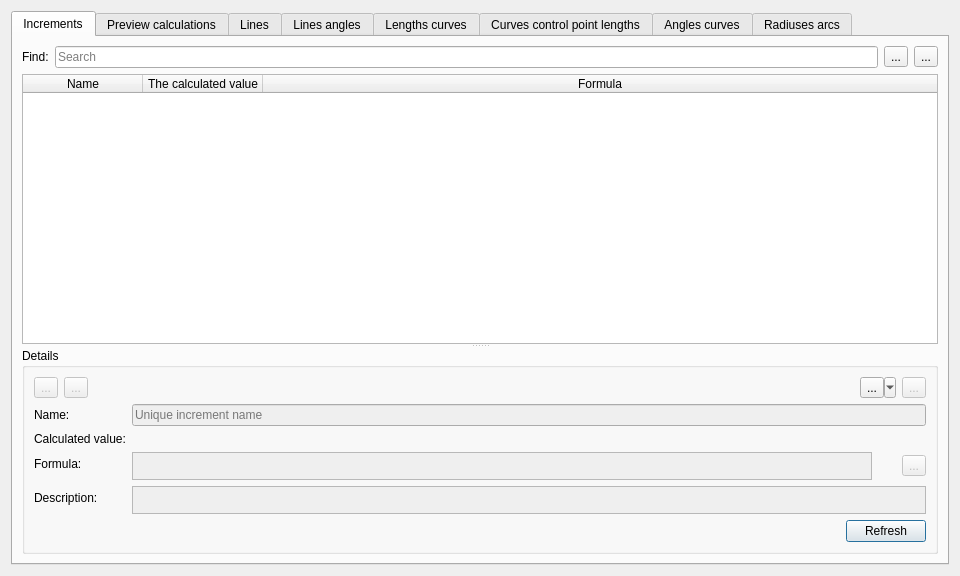
<?xml version="1.0" encoding="UTF-8"?>
<ui version="4.0">
 <class>DialogIncrements</class>
 <widget class="QDialog" name="DialogIncrements">
  <property name="geometry">
   <rect>
    <x>0</x>
    <y>0</y>
    <width>960</width>
    <height>576</height>
   </rect>
  </property>
  <property name="minimumSize">
   <size>
    <width>800</width>
    <height>0</height>
   </size>
  </property>
  <property name="windowTitle">
   <string>Tables of Variables</string>
  </property>
  <property name="windowIcon">
   <iconset resource="../../../libs/vmisc/share/resources/icon.qrc">
    <normaloff>:/icon/64x64/icon64x64.png</normaloff>:/icon/64x64/icon64x64.png</iconset>
  </property>
  <property name="locale">
   <locale language="English" country="UnitedStates"/>
  </property>
  <layout class="QVBoxLayout" name="verticalLayout">
   <item>
    <widget class="QTabWidget" name="tabWidget">
     <property name="sizePolicy">
      <sizepolicy hsizetype="Expanding" vsizetype="Expanding">
       <horstretch>1</horstretch>
       <verstretch>0</verstretch>
      </sizepolicy>
     </property>
     <property name="tabPosition">
      <enum>QTabWidget::North</enum>
     </property>
     <property name="currentIndex">
      <number>0</number>
     </property>
     <widget class="QWidget" name="tabIncrements">
      <attribute name="title">
       <string>Increments</string>
      </attribute>
      <attribute name="toolTip">
       <string>Increments</string>
      </attribute>
      <layout class="QVBoxLayout" name="verticalLayout_4">
       <item>
        <layout class="QHBoxLayout" name="horizontalLayout_4">
         <property name="topMargin">
          <number>0</number>
         </property>
         <item>
          <widget class="QLabel" name="labelFind">
           <property name="text">
            <string>Find:</string>
           </property>
          </widget>
         </item>
         <item>
          <widget class="QLineEdit" name="lineEditFind">
           <property name="toolTip">
            <string>&lt;html&gt;&lt;head/&gt;&lt;body&gt;&lt;p&gt;Search increments by term. &lt;/p&gt;&lt;p&gt;Prepend &amp;quot;/r/&amp;quot; to the front of the search string to search increments by regex.&lt;/p&gt;&lt;/body&gt;&lt;/html&gt;</string>
           </property>
           <property name="placeholderText">
            <string>Search</string>
           </property>
          </widget>
         </item>
         <item>
          <widget class="QToolButton" name="toolButtonFindPrevious">
           <property name="text">
            <string notr="true">...</string>
           </property>
           <property name="icon">
            <iconset theme="go-previous" resource="../../../libs/vmisc/share/resources/theme.qrc">
             <normaloff>:/icons/win.icon.theme/16x16/actions/go-previous.png</normaloff>:/icons/win.icon.theme/16x16/actions/go-previous.png</iconset>
           </property>
          </widget>
         </item>
         <item>
          <widget class="QToolButton" name="toolButtonFindNext">
           <property name="text">
            <string notr="true">...</string>
           </property>
           <property name="icon">
            <iconset theme="go-next" resource="../../../libs/vmisc/share/resources/theme.qrc">
             <normaloff>:/icons/win.icon.theme/16x16/actions/go-next.png</normaloff>:/icons/win.icon.theme/16x16/actions/go-next.png</iconset>
           </property>
          </widget>
         </item>
        </layout>
       </item>
       <item>
        <widget class="QSplitter" name="splitter">
         <property name="orientation">
          <enum>Qt::Vertical</enum>
         </property>
         <widget class="QTableWidget" name="tableWidgetIncrement">
          <property name="sizePolicy">
           <sizepolicy hsizetype="Expanding" vsizetype="Expanding">
            <horstretch>0</horstretch>
            <verstretch>8</verstretch>
           </sizepolicy>
          </property>
          <property name="minimumSize">
           <size>
            <width>0</width>
            <height>150</height>
           </size>
          </property>
          <property name="alternatingRowColors">
           <bool>true</bool>
          </property>
          <property name="selectionMode">
           <enum>QAbstractItemView::SingleSelection</enum>
          </property>
          <property name="selectionBehavior">
           <enum>QAbstractItemView::SelectRows</enum>
          </property>
          <property name="sortingEnabled">
           <bool>false</bool>
          </property>
          <property name="wordWrap">
           <bool>true</bool>
          </property>
          <attribute name="horizontalHeaderCascadingSectionResizes">
           <bool>false</bool>
          </attribute>
          <attribute name="horizontalHeaderDefaultSectionSize">
           <number>120</number>
          </attribute>
          <attribute name="horizontalHeaderMinimumSectionSize">
           <number>70</number>
          </attribute>
          <attribute name="horizontalHeaderShowSortIndicator" stdset="0">
           <bool>false</bool>
          </attribute>
          <attribute name="horizontalHeaderStretchLastSection">
           <bool>true</bool>
          </attribute>
          <attribute name="verticalHeaderVisible">
           <bool>false</bool>
          </attribute>
          <attribute name="verticalHeaderCascadingSectionResizes">
           <bool>false</bool>
          </attribute>
          <attribute name="verticalHeaderDefaultSectionSize">
           <number>25</number>
          </attribute>
          <attribute name="verticalHeaderMinimumSectionSize">
           <number>8</number>
          </attribute>
          <attribute name="verticalHeaderStretchLastSection">
           <bool>false</bool>
          </attribute>
          <column>
           <property name="text">
            <string>Name</string>
           </property>
          </column>
          <column>
           <property name="text">
            <string>The calculated value</string>
           </property>
          </column>
          <column>
           <property name="text">
            <string>Formula</string>
           </property>
          </column>
         </widget>
         <widget class="QGroupBox" name="groupBoxDetails">
          <property name="sizePolicy">
           <sizepolicy hsizetype="Preferred" vsizetype="Minimum">
            <horstretch>0</horstretch>
            <verstretch>4</verstretch>
           </sizepolicy>
          </property>
          <property name="toolTip">
           <string>Details</string>
          </property>
          <property name="title">
           <string>Details</string>
          </property>
          <layout class="QFormLayout" name="formLayout">
           <property name="fieldGrowthPolicy">
            <enum>QFormLayout::ExpandingFieldsGrow</enum>
           </property>
           <item row="0" column="0">
            <layout class="QHBoxLayout" name="horizontalLayout">
             <item alignment="Qt::AlignLeft">
              <widget class="QToolButton" name="toolButtonUp">
               <property name="enabled">
                <bool>false</bool>
               </property>
               <property name="toolTip">
                <string>Move measurement up</string>
               </property>
               <property name="text">
                <string notr="true">...</string>
               </property>
               <property name="icon">
                <iconset theme="go-up">
                 <normaloff>../../tape</normaloff>../../tape</iconset>
               </property>
              </widget>
             </item>
             <item alignment="Qt::AlignLeft">
              <widget class="QToolButton" name="toolButtonDown">
               <property name="enabled">
                <bool>false</bool>
               </property>
               <property name="toolTip">
                <string>Move measurement down</string>
               </property>
               <property name="text">
                <string notr="true">...</string>
               </property>
               <property name="icon">
                <iconset theme="go-down">
                 <normaloff>../../tape</normaloff>../../tape</iconset>
               </property>
              </widget>
             </item>
             <item>
              <spacer name="horizontalSpacer_2">
               <property name="orientation">
                <enum>Qt::Horizontal</enum>
               </property>
               <property name="sizeHint" stdset="0">
                <size>
                 <width>5000</width>
                 <height>20</height>
                </size>
               </property>
              </spacer>
             </item>
            </layout>
           </item>
           <item row="0" column="1">
            <layout class="QHBoxLayout" name="horizontalLayout_3">
             <property name="spacing">
              <number>6</number>
             </property>
             <item>
              <spacer name="horizontalSpacer">
               <property name="orientation">
                <enum>Qt::Horizontal</enum>
               </property>
               <property name="sizeHint" stdset="0">
                <size>
                 <width>5000</width>
                 <height>20</height>
                </size>
               </property>
              </spacer>
             </item>
             <item alignment="Qt::AlignRight">
              <widget class="QToolButton" name="toolButtonAdd">
               <property name="sizePolicy">
                <sizepolicy hsizetype="Fixed" vsizetype="Fixed">
                 <horstretch>0</horstretch>
                 <verstretch>0</verstretch>
                </sizepolicy>
               </property>
               <property name="text">
                <string notr="true">...</string>
               </property>
               <property name="icon">
                <iconset theme="list-add">
                 <normaloff>.</normaloff>.</iconset>
               </property>
               <property name="popupMode">
                <enum>QToolButton::MenuButtonPopup</enum>
               </property>
              </widget>
             </item>
             <item alignment="Qt::AlignLeft">
              <widget class="QToolButton" name="toolButtonRemove">
               <property name="enabled">
                <bool>false</bool>
               </property>
               <property name="text">
                <string notr="true">...</string>
               </property>
               <property name="icon">
                <iconset theme="list-remove">
                 <normaloff>.</normaloff>.</iconset>
               </property>
              </widget>
             </item>
            </layout>
           </item>
           <item row="2" column="0">
            <widget class="QLabel" name="label">
             <property name="text">
              <string>Name:</string>
             </property>
            </widget>
           </item>
           <item row="2" column="1">
            <widget class="QLineEdit" name="lineEditName">
             <property name="enabled">
              <bool>false</bool>
             </property>
             <property name="placeholderText">
              <string>Unique increment name</string>
             </property>
            </widget>
           </item>
           <item row="4" column="0">
            <widget class="QLabel" name="labelCalculated">
             <property name="text">
              <string>Calculated value:</string>
             </property>
            </widget>
           </item>
           <item row="4" column="1">
            <widget class="QLabel" name="labelCalculatedValue">
             <property name="text">
              <string notr="true"/>
             </property>
            </widget>
           </item>
           <item row="5" column="0">
            <widget class="QLabel" name="labelFormula">
             <property name="text">
              <string>Formula:</string>
             </property>
            </widget>
           </item>
           <item row="5" column="1">
            <layout class="QHBoxLayout" name="horizontalLayoutValue">
             <item>
              <widget class="VPlainTextEdit" name="plainTextEditFormula">
               <property name="enabled">
                <bool>false</bool>
               </property>
               <property name="sizePolicy">
                <sizepolicy hsizetype="Expanding" vsizetype="Expanding">
                 <horstretch>0</horstretch>
                 <verstretch>0</verstretch>
                </sizepolicy>
               </property>
               <property name="maximumSize">
                <size>
                 <width>16777215</width>
                 <height>28</height>
                </size>
               </property>
               <property name="toolTip">
                <string>Calculation</string>
               </property>
               <property name="tabChangesFocus">
                <bool>true</bool>
               </property>
              </widget>
             </item>
             <item>
              <widget class="QPushButton" name="pushButtonGrow">
               <property name="enabled">
                <bool>false</bool>
               </property>
               <property name="maximumSize">
                <size>
                 <width>18</width>
                 <height>18</height>
                </size>
               </property>
               <property name="sizeIncrement">
                <size>
                 <width>0</width>
                 <height>0</height>
                </size>
               </property>
               <property name="focusPolicy">
                <enum>Qt::StrongFocus</enum>
               </property>
               <property name="toolTip">
                <string>&lt;html&gt;&lt;head/&gt;&lt;body&gt;&lt;p&gt;Show full calculation in message box&lt;/p&gt;&lt;/body&gt;&lt;/html&gt;</string>
               </property>
               <property name="text">
                <string notr="true"/>
               </property>
               <property name="icon">
                <iconset theme="go-down">
                 <normaloff>../../../libs/vtools/dialogs/support</normaloff>../../../libs/vtools/dialogs/support</iconset>
               </property>
               <property name="iconSize">
                <size>
                 <width>16</width>
                 <height>16</height>
                </size>
               </property>
               <property name="autoDefault">
                <bool>false</bool>
               </property>
               <property name="flat">
                <bool>true</bool>
               </property>
              </widget>
             </item>
             <item>
              <widget class="QToolButton" name="toolButtonExpr">
               <property name="enabled">
                <bool>false</bool>
               </property>
               <property name="toolTip">
                <string>Formula wizard</string>
               </property>
               <property name="text">
                <string notr="true">...</string>
               </property>
               <property name="icon">
                <iconset resource="../../../libs/vmisc/share/resources/icon.qrc">
                 <normaloff>:/icon/24x24/fx.png</normaloff>:/icon/24x24/fx.png</iconset>
               </property>
               <property name="iconSize">
                <size>
                 <width>24</width>
                 <height>24</height>
                </size>
               </property>
              </widget>
             </item>
            </layout>
           </item>
           <item row="7" column="0">
            <widget class="QLabel" name="label_7">
             <property name="text">
              <string>Description:</string>
             </property>
            </widget>
           </item>
           <item row="7" column="1">
            <widget class="VPlainTextEdit" name="plainTextEditDescription">
             <property name="enabled">
              <bool>false</bool>
             </property>
             <property name="sizePolicy">
              <sizepolicy hsizetype="Expanding" vsizetype="Ignored">
               <horstretch>0</horstretch>
               <verstretch>1</verstretch>
              </sizepolicy>
             </property>
             <property name="minimumSize">
              <size>
               <width>0</width>
               <height>28</height>
              </size>
             </property>
            </widget>
           </item>
           <item row="10" column="1">
            <layout class="QHBoxLayout" name="horizontalLayout_5">
             <item>
              <spacer name="horizontalSpacer_3">
               <property name="orientation">
                <enum>Qt::Horizontal</enum>
               </property>
               <property name="sizeHint" stdset="0">
                <size>
                 <width>40</width>
                 <height>20</height>
                </size>
               </property>
              </spacer>
             </item>
             <item>
              <widget class="QPushButton" name="pushButtonRefresh">
               <property name="toolTip">
                <string>Refresh a pattern with all changes you made</string>
               </property>
               <property name="text">
                <string>Refresh</string>
               </property>
              </widget>
             </item>
            </layout>
           </item>
          </layout>
         </widget>
        </widget>
       </item>
      </layout>
     </widget>
     <widget class="QWidget" name="tabPreviewCalculations">
      <attribute name="title">
       <string>Preview calculations</string>
      </attribute>
      <attribute name="toolTip">
       <string>Preview calculations</string>
      </attribute>
      <layout class="QVBoxLayout" name="verticalLayout_2">
       <item>
        <layout class="QHBoxLayout" name="horizontalLayout_8">
         <property name="topMargin">
          <number>0</number>
         </property>
         <item>
          <widget class="QLabel" name="labelFind_2">
           <property name="text">
            <string>Find:</string>
           </property>
          </widget>
         </item>
         <item>
          <widget class="QLineEdit" name="lineEditFindPC">
           <property name="toolTip">
            <string>&lt;html&gt;&lt;head/&gt;&lt;body&gt;&lt;p&gt;Search preview calculations by term. &lt;/p&gt;&lt;p&gt;Prepend &amp;quot;/r/&amp;quot; to the front of the search string to search preview calculations by regex.&lt;/p&gt;&lt;/body&gt;&lt;/html&gt;</string>
           </property>
           <property name="placeholderText">
            <string>Search</string>
           </property>
          </widget>
         </item>
         <item>
          <widget class="QToolButton" name="toolButtonFindPreviousPC">
           <property name="text">
            <string notr="true">...</string>
           </property>
           <property name="icon">
            <iconset theme="go-previous" resource="../../../libs/vmisc/share/resources/theme.qrc">
             <normaloff>:/icons/win.icon.theme/16x16/actions/go-previous.png</normaloff>:/icons/win.icon.theme/16x16/actions/go-previous.png</iconset>
           </property>
          </widget>
         </item>
         <item>
          <widget class="QToolButton" name="toolButtonFindNextPC">
           <property name="text">
            <string notr="true">...</string>
           </property>
           <property name="icon">
            <iconset theme="go-next" resource="../../../libs/vmisc/share/resources/theme.qrc">
             <normaloff>:/icons/win.icon.theme/16x16/actions/go-next.png</normaloff>:/icons/win.icon.theme/16x16/actions/go-next.png</iconset>
           </property>
          </widget>
         </item>
        </layout>
       </item>
       <item>
        <widget class="QSplitter" name="splitter_2">
         <property name="orientation">
          <enum>Qt::Vertical</enum>
         </property>
         <widget class="QTableWidget" name="tableWidgetPC">
          <property name="sizePolicy">
           <sizepolicy hsizetype="Expanding" vsizetype="Expanding">
            <horstretch>0</horstretch>
            <verstretch>8</verstretch>
           </sizepolicy>
          </property>
          <property name="minimumSize">
           <size>
            <width>0</width>
            <height>150</height>
           </size>
          </property>
          <property name="alternatingRowColors">
           <bool>true</bool>
          </property>
          <property name="selectionMode">
           <enum>QAbstractItemView::SingleSelection</enum>
          </property>
          <property name="selectionBehavior">
           <enum>QAbstractItemView::SelectRows</enum>
          </property>
          <property name="sortingEnabled">
           <bool>false</bool>
          </property>
          <property name="wordWrap">
           <bool>true</bool>
          </property>
          <attribute name="horizontalHeaderCascadingSectionResizes">
           <bool>false</bool>
          </attribute>
          <attribute name="horizontalHeaderDefaultSectionSize">
           <number>120</number>
          </attribute>
          <attribute name="horizontalHeaderMinimumSectionSize">
           <number>70</number>
          </attribute>
          <attribute name="horizontalHeaderShowSortIndicator" stdset="0">
           <bool>false</bool>
          </attribute>
          <attribute name="horizontalHeaderStretchLastSection">
           <bool>true</bool>
          </attribute>
          <attribute name="verticalHeaderVisible">
           <bool>false</bool>
          </attribute>
          <attribute name="verticalHeaderCascadingSectionResizes">
           <bool>false</bool>
          </attribute>
          <attribute name="verticalHeaderDefaultSectionSize">
           <number>25</number>
          </attribute>
          <attribute name="verticalHeaderMinimumSectionSize">
           <number>8</number>
          </attribute>
          <attribute name="verticalHeaderStretchLastSection">
           <bool>false</bool>
          </attribute>
          <column>
           <property name="text">
            <string>Name</string>
           </property>
          </column>
          <column>
           <property name="text">
            <string>The calculated value</string>
           </property>
          </column>
          <column>
           <property name="text">
            <string>Formula</string>
           </property>
          </column>
         </widget>
         <widget class="QGroupBox" name="groupBoxDetails_2">
          <property name="sizePolicy">
           <sizepolicy hsizetype="Preferred" vsizetype="Minimum">
            <horstretch>0</horstretch>
            <verstretch>4</verstretch>
           </sizepolicy>
          </property>
          <property name="toolTip">
           <string>Details</string>
          </property>
          <property name="title">
           <string>Details</string>
          </property>
          <layout class="QFormLayout" name="formLayout_2">
           <property name="fieldGrowthPolicy">
            <enum>QFormLayout::ExpandingFieldsGrow</enum>
           </property>
           <item row="0" column="0">
            <layout class="QHBoxLayout" name="horizontalLayout_2">
             <item alignment="Qt::AlignLeft">
              <widget class="QToolButton" name="toolButtonUpPC">
               <property name="enabled">
                <bool>false</bool>
               </property>
               <property name="toolTip">
                <string>Move measurement up</string>
               </property>
               <property name="text">
                <string notr="true">...</string>
               </property>
               <property name="icon">
                <iconset theme="go-up">
                 <normaloff>../../tape</normaloff>../../tape</iconset>
               </property>
              </widget>
             </item>
             <item alignment="Qt::AlignLeft">
              <widget class="QToolButton" name="toolButtonDownPC">
               <property name="enabled">
                <bool>false</bool>
               </property>
               <property name="toolTip">
                <string>Move measurement down</string>
               </property>
               <property name="text">
                <string notr="true">...</string>
               </property>
               <property name="icon">
                <iconset theme="go-down">
                 <normaloff>../../tape</normaloff>../../tape</iconset>
               </property>
              </widget>
             </item>
             <item>
              <spacer name="horizontalSpacer_4">
               <property name="orientation">
                <enum>Qt::Horizontal</enum>
               </property>
               <property name="sizeHint" stdset="0">
                <size>
                 <width>5000</width>
                 <height>20</height>
                </size>
               </property>
              </spacer>
             </item>
            </layout>
           </item>
           <item row="0" column="1">
            <layout class="QHBoxLayout" name="horizontalLayout_6">
             <property name="spacing">
              <number>6</number>
             </property>
             <item>
              <spacer name="horizontalSpacer_5">
               <property name="orientation">
                <enum>Qt::Horizontal</enum>
               </property>
               <property name="sizeHint" stdset="0">
                <size>
                 <width>5000</width>
                 <height>20</height>
                </size>
               </property>
              </spacer>
             </item>
             <item alignment="Qt::AlignRight">
              <widget class="QToolButton" name="toolButtonAddPC">
               <property name="sizePolicy">
                <sizepolicy hsizetype="Fixed" vsizetype="Fixed">
                 <horstretch>0</horstretch>
                 <verstretch>0</verstretch>
                </sizepolicy>
               </property>
               <property name="text">
                <string notr="true">...</string>
               </property>
               <property name="icon">
                <iconset theme="list-add">
                 <normaloff>.</normaloff>.</iconset>
               </property>
               <property name="popupMode">
                <enum>QToolButton::MenuButtonPopup</enum>
               </property>
              </widget>
             </item>
             <item alignment="Qt::AlignLeft">
              <widget class="QToolButton" name="toolButtonRemovePC">
               <property name="enabled">
                <bool>false</bool>
               </property>
               <property name="text">
                <string notr="true">...</string>
               </property>
               <property name="icon">
                <iconset theme="list-remove">
                 <normaloff>.</normaloff>.</iconset>
               </property>
              </widget>
             </item>
            </layout>
           </item>
           <item row="2" column="0">
            <widget class="QLabel" name="label_2">
             <property name="text">
              <string>Name:</string>
             </property>
            </widget>
           </item>
           <item row="2" column="1">
            <widget class="QLineEdit" name="lineEditNamePC">
             <property name="enabled">
              <bool>false</bool>
             </property>
             <property name="placeholderText">
              <string>Unique variable name</string>
             </property>
            </widget>
           </item>
           <item row="4" column="0">
            <widget class="QLabel" name="labelCalculatedPC">
             <property name="text">
              <string>Calculated value:</string>
             </property>
            </widget>
           </item>
           <item row="4" column="1">
            <widget class="QLabel" name="labelCalculatedValuePC">
             <property name="text">
              <string notr="true"/>
             </property>
            </widget>
           </item>
           <item row="5" column="0">
            <widget class="QLabel" name="labelFormulaPC">
             <property name="text">
              <string>Formula:</string>
             </property>
            </widget>
           </item>
           <item row="5" column="1">
            <layout class="QHBoxLayout" name="horizontalLayoutValue_2">
             <item>
              <widget class="VPlainTextEdit" name="plainTextEditFormulaPC">
               <property name="enabled">
                <bool>false</bool>
               </property>
               <property name="sizePolicy">
                <sizepolicy hsizetype="Expanding" vsizetype="Expanding">
                 <horstretch>0</horstretch>
                 <verstretch>0</verstretch>
                </sizepolicy>
               </property>
               <property name="maximumSize">
                <size>
                 <width>16777215</width>
                 <height>28</height>
                </size>
               </property>
               <property name="toolTip">
                <string>Calculation</string>
               </property>
               <property name="tabChangesFocus">
                <bool>true</bool>
               </property>
              </widget>
             </item>
             <item>
              <widget class="QPushButton" name="pushButtonGrowPC">
               <property name="enabled">
                <bool>false</bool>
               </property>
               <property name="maximumSize">
                <size>
                 <width>18</width>
                 <height>18</height>
                </size>
               </property>
               <property name="sizeIncrement">
                <size>
                 <width>0</width>
                 <height>0</height>
                </size>
               </property>
               <property name="focusPolicy">
                <enum>Qt::StrongFocus</enum>
               </property>
               <property name="toolTip">
                <string>&lt;html&gt;&lt;head/&gt;&lt;body&gt;&lt;p&gt;Show full calculation in message box&lt;/p&gt;&lt;/body&gt;&lt;/html&gt;</string>
               </property>
               <property name="text">
                <string notr="true"/>
               </property>
               <property name="icon">
                <iconset theme="go-down">
                 <normaloff>../../../libs/vtools/dialogs/support</normaloff>../../../libs/vtools/dialogs/support</iconset>
               </property>
               <property name="iconSize">
                <size>
                 <width>16</width>
                 <height>16</height>
                </size>
               </property>
               <property name="autoDefault">
                <bool>false</bool>
               </property>
               <property name="flat">
                <bool>true</bool>
               </property>
              </widget>
             </item>
             <item>
              <widget class="QToolButton" name="toolButtonExprPC">
               <property name="enabled">
                <bool>false</bool>
               </property>
               <property name="toolTip">
                <string>Formula wizard</string>
               </property>
               <property name="text">
                <string notr="true">...</string>
               </property>
               <property name="icon">
                <iconset resource="../../../libs/vmisc/share/resources/icon.qrc">
                 <normaloff>:/icon/24x24/fx.png</normaloff>:/icon/24x24/fx.png</iconset>
               </property>
               <property name="iconSize">
                <size>
                 <width>24</width>
                 <height>24</height>
                </size>
               </property>
              </widget>
             </item>
            </layout>
           </item>
           <item row="7" column="0">
            <widget class="QLabel" name="label_8">
             <property name="text">
              <string>Description:</string>
             </property>
            </widget>
           </item>
           <item row="7" column="1">
            <widget class="VPlainTextEdit" name="plainTextEditDescriptionPC">
             <property name="enabled">
              <bool>false</bool>
             </property>
             <property name="sizePolicy">
              <sizepolicy hsizetype="Expanding" vsizetype="Ignored">
               <horstretch>0</horstretch>
               <verstretch>1</verstretch>
              </sizepolicy>
             </property>
             <property name="minimumSize">
              <size>
               <width>0</width>
               <height>28</height>
              </size>
             </property>
            </widget>
           </item>
           <item row="10" column="1">
            <layout class="QHBoxLayout" name="horizontalLayout_7">
             <item>
              <spacer name="horizontalSpacer_6">
               <property name="orientation">
                <enum>Qt::Horizontal</enum>
               </property>
               <property name="sizeHint" stdset="0">
                <size>
                 <width>40</width>
                 <height>20</height>
                </size>
               </property>
              </spacer>
             </item>
             <item>
              <widget class="QPushButton" name="pushButtonRefreshPC">
               <property name="toolTip">
                <string>Refresh a pattern with all changes you made</string>
               </property>
               <property name="text">
                <string>Refresh</string>
               </property>
              </widget>
             </item>
            </layout>
           </item>
          </layout>
         </widget>
        </widget>
       </item>
      </layout>
     </widget>
     <widget class="QWidget" name="tab_3">
      <attribute name="title">
       <string>Lines</string>
      </attribute>
      <attribute name="toolTip">
       <string>Lines</string>
      </attribute>
      <layout class="QGridLayout" name="gridLayout_3">
       <item row="0" column="0">
        <widget class="QTableWidget" name="tableWidgetLines">
         <property name="editTriggers">
          <set>QAbstractItemView::NoEditTriggers</set>
         </property>
         <property name="alternatingRowColors">
          <bool>true</bool>
         </property>
         <attribute name="horizontalHeaderCascadingSectionResizes">
          <bool>false</bool>
         </attribute>
         <attribute name="horizontalHeaderDefaultSectionSize">
          <number>137</number>
         </attribute>
         <attribute name="horizontalHeaderStretchLastSection">
          <bool>false</bool>
         </attribute>
         <attribute name="verticalHeaderVisible">
          <bool>false</bool>
         </attribute>
         <column>
          <property name="text">
           <string>Line</string>
          </property>
         </column>
         <column>
          <property name="text">
           <string>Length</string>
          </property>
         </column>
        </widget>
       </item>
      </layout>
     </widget>
     <widget class="QWidget" name="tab">
      <attribute name="title">
       <string>Lines angles</string>
      </attribute>
      <attribute name="toolTip">
       <string>Lines angles</string>
      </attribute>
      <layout class="QGridLayout" name="gridLayout_6">
       <item row="0" column="0">
        <widget class="QTableWidget" name="tableWidgetLinesAngles">
         <property name="editTriggers">
          <set>QAbstractItemView::NoEditTriggers</set>
         </property>
         <property name="alternatingRowColors">
          <bool>true</bool>
         </property>
         <attribute name="horizontalHeaderCascadingSectionResizes">
          <bool>false</bool>
         </attribute>
         <attribute name="horizontalHeaderDefaultSectionSize">
          <number>137</number>
         </attribute>
         <attribute name="horizontalHeaderStretchLastSection">
          <bool>false</bool>
         </attribute>
         <attribute name="verticalHeaderVisible">
          <bool>false</bool>
         </attribute>
         <column>
          <property name="text">
           <string>Line</string>
          </property>
         </column>
         <column>
          <property name="text">
           <string>Angle</string>
          </property>
         </column>
        </widget>
       </item>
      </layout>
     </widget>
     <widget class="QWidget" name="tab_4">
      <attribute name="title">
       <string>Lengths curves</string>
      </attribute>
      <attribute name="toolTip">
       <string>Lengths curves</string>
      </attribute>
      <layout class="QGridLayout" name="gridLayout_4">
       <item row="0" column="0">
        <widget class="QTableWidget" name="tableWidgetSplines">
         <property name="editTriggers">
          <set>QAbstractItemView::NoEditTriggers</set>
         </property>
         <property name="alternatingRowColors">
          <bool>true</bool>
         </property>
         <attribute name="horizontalHeaderCascadingSectionResizes">
          <bool>false</bool>
         </attribute>
         <attribute name="horizontalHeaderDefaultSectionSize">
          <number>137</number>
         </attribute>
         <attribute name="horizontalHeaderStretchLastSection">
          <bool>false</bool>
         </attribute>
         <attribute name="verticalHeaderVisible">
          <bool>false</bool>
         </attribute>
         <column>
          <property name="text">
           <string>Curve</string>
          </property>
         </column>
         <column>
          <property name="text">
           <string>Length</string>
          </property>
         </column>
        </widget>
       </item>
      </layout>
     </widget>
     <widget class="QWidget" name="tab_5">
      <attribute name="title">
       <string>Curves control point lengths</string>
      </attribute>
      <attribute name="toolTip">
       <string>Curves control point lengths</string>
      </attribute>
      <layout class="QVBoxLayout" name="verticalLayout_3">
       <item>
        <widget class="QTableWidget" name="tableWidgetCLength">
         <property name="editTriggers">
          <set>QAbstractItemView::NoEditTriggers</set>
         </property>
         <property name="alternatingRowColors">
          <bool>true</bool>
         </property>
         <attribute name="horizontalHeaderCascadingSectionResizes">
          <bool>false</bool>
         </attribute>
         <attribute name="horizontalHeaderDefaultSectionSize">
          <number>137</number>
         </attribute>
         <attribute name="horizontalHeaderStretchLastSection">
          <bool>false</bool>
         </attribute>
         <attribute name="verticalHeaderVisible">
          <bool>false</bool>
         </attribute>
         <column>
          <property name="text">
           <string>Curve</string>
          </property>
         </column>
         <column>
          <property name="text">
           <string>Length</string>
          </property>
         </column>
        </widget>
       </item>
      </layout>
     </widget>
     <widget class="QWidget" name="tab_6">
      <attribute name="title">
       <string>Angles curves</string>
      </attribute>
      <attribute name="toolTip">
       <string>Angles curves</string>
      </attribute>
      <layout class="QGridLayout" name="gridLayout_8">
       <item row="0" column="0">
        <widget class="QTableWidget" name="tableWidgetAnglesCurves">
         <property name="editTriggers">
          <set>QAbstractItemView::NoEditTriggers</set>
         </property>
         <property name="alternatingRowColors">
          <bool>true</bool>
         </property>
         <attribute name="horizontalHeaderCascadingSectionResizes">
          <bool>false</bool>
         </attribute>
         <attribute name="horizontalHeaderDefaultSectionSize">
          <number>137</number>
         </attribute>
         <attribute name="horizontalHeaderStretchLastSection">
          <bool>false</bool>
         </attribute>
         <attribute name="verticalHeaderVisible">
          <bool>false</bool>
         </attribute>
         <column>
          <property name="text">
           <string>Curve</string>
          </property>
         </column>
         <column>
          <property name="text">
           <string>Angle</string>
          </property>
         </column>
        </widget>
       </item>
      </layout>
     </widget>
     <widget class="QWidget" name="tab_2">
      <attribute name="title">
       <string>Radiuses arcs</string>
      </attribute>
      <attribute name="toolTip">
       <string>Radiuses arcs</string>
      </attribute>
      <layout class="QGridLayout" name="gridLayout_7">
       <item row="0" column="0">
        <widget class="QTableWidget" name="tableWidgetRadiusesArcs">
         <property name="editTriggers">
          <set>QAbstractItemView::NoEditTriggers</set>
         </property>
         <property name="alternatingRowColors">
          <bool>true</bool>
         </property>
         <attribute name="horizontalHeaderCascadingSectionResizes">
          <bool>false</bool>
         </attribute>
         <attribute name="horizontalHeaderDefaultSectionSize">
          <number>137</number>
         </attribute>
         <attribute name="horizontalHeaderStretchLastSection">
          <bool>false</bool>
         </attribute>
         <attribute name="verticalHeaderVisible">
          <bool>false</bool>
         </attribute>
         <column>
          <property name="text">
           <string>Arc</string>
          </property>
         </column>
         <column>
          <property name="text">
           <string>Radius</string>
          </property>
         </column>
        </widget>
       </item>
      </layout>
     </widget>
    </widget>
   </item>
  </layout>
 </widget>
 <customwidgets>
  <customwidget>
   <class>VPlainTextEdit</class>
   <extends>QPlainTextEdit</extends>
   <header location="global">vplaintextedit.h</header>
  </customwidget>
 </customwidgets>
 <tabstops>
  <tabstop>tableWidgetIncrement</tabstop>
  <tabstop>toolButtonAdd</tabstop>
  <tabstop>toolButtonRemove</tabstop>
  <tabstop>tableWidgetLines</tabstop>
  <tabstop>tableWidgetSplines</tabstop>
 </tabstops>
 <resources>
  <include location="../../../libs/vmisc/share/resources/theme.qrc"/>
  <include location="../../../libs/vmisc/share/resources/icon.qrc"/>
 </resources>
 <connections/>
</ui>
